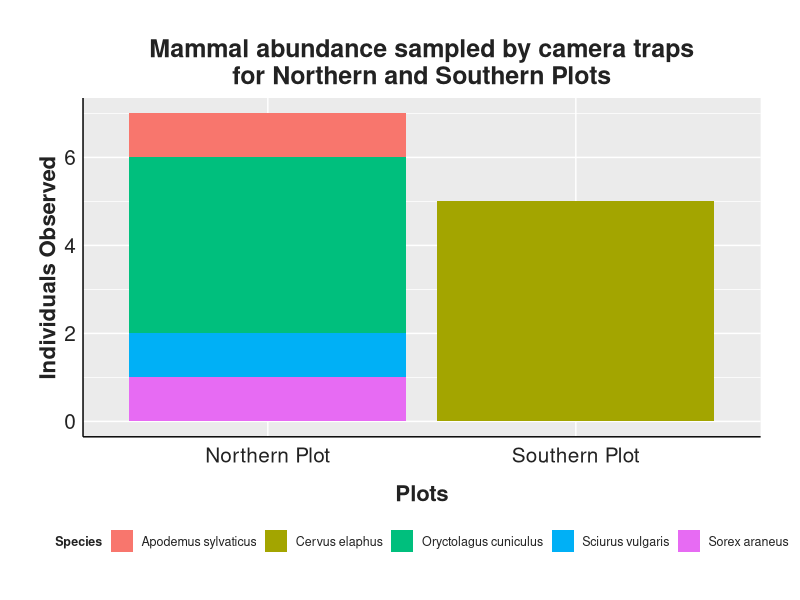
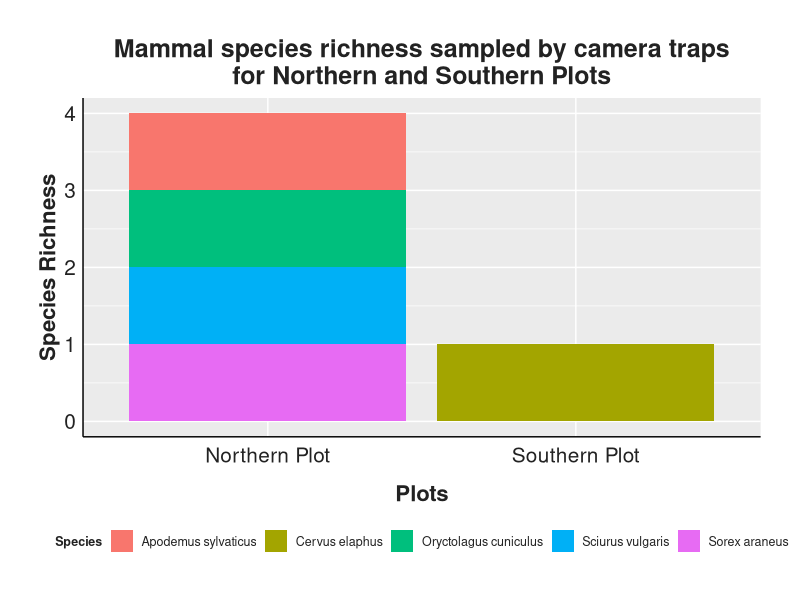
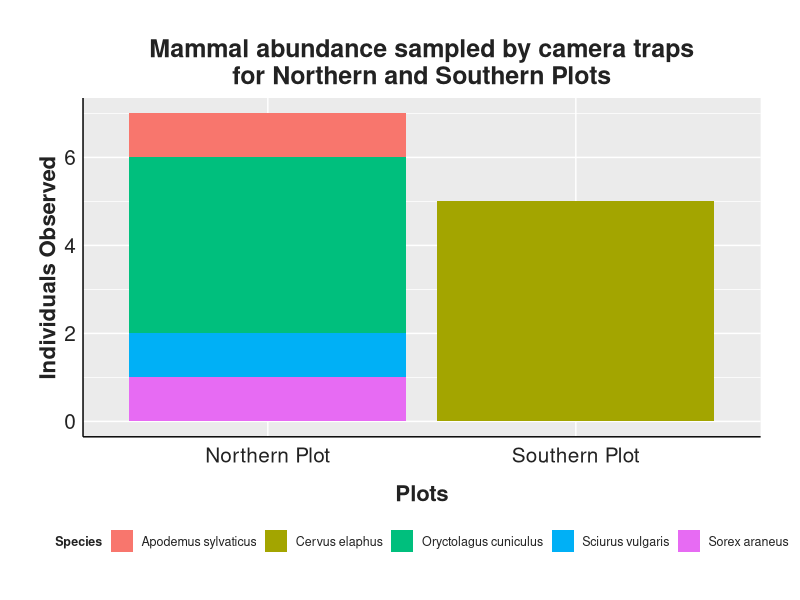
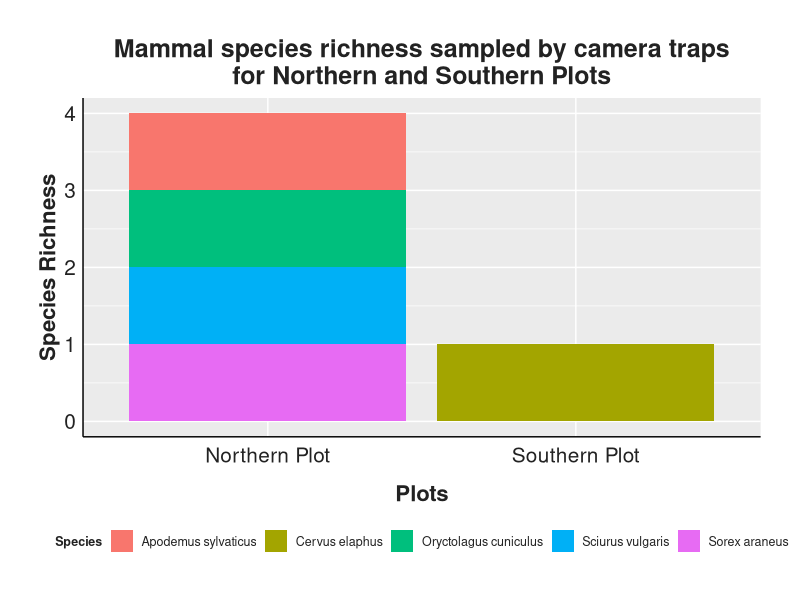

These charts were generated, in order, by the following R code:
#Libraries----
library(ggplot2)
library(tidyverse)
library(stringr)

#Style----
style <- function(){ #setting the style for my plots
  font <- "Helvetica"
  theme(plot.title = element_text(family = font, size = 18, face = "bold", color = "#222222", hjust = 0.5), 
        plot.subtitle = element_text(family = font, size = 18, margin = margin(9, 0, 9, 0)), 
        plot.caption = element_blank(),
        plot.margin = unit(c(1,1,1,1), units = , "cm"),
        legend.text.align = 0, 
        legend.position = "bottom",
        legend.title = element_text(family = font, size = 9, face = "bold", color = "#222222",  hjust = 0.5), 
        legend.key = element_blank(), 
        legend.text = element_text(family = font, size = 9, color = "#222222"),
        axis.text = element_text(family = font, size = 15, color = "#222222"), 
        axis.text.x = element_text(margin = margin(5, b = 10)), 
        axis.title = element_text(family = font, size = 16, face = "bold", color = "#222222"), 
        axis.ticks = element_blank(), 
        axis.line = element_line(colour = "black"),
        strip.text = element_text(size = 15, hjust = 0))
}

#Importing raw data----
camera_trap<-read.csv("occurrence_dat/camera_trap_occurrence.csv")#loading the camera trap data
#Mammals----
mammals<-camera_trap %>% 
  filter(class=="Mammalia") %>% 
  select(eventID,individualCount,scientificName,genus,species) %>% #keeping the needed columns only
  mutate(Plot = case_when( #creating a new column called plot
    grepl("^n", eventID, ignore.case = TRUE) ~ "Northern Plot", #classifying eventID with "n" as Northern Plot
    grepl("^s", eventID, ignore.case = TRUE) ~ "Southern Plot", #classifying eventID with "s" as Southern Plot
    TRUE ~ "Unknown"
  )) 

(Mabun <- ggplot(mammals, aes(fill=scientificName, y=individualCount,x=Plot))+ #plotting the mammal abundance
    geom_bar(stat = "identity",position = "stack",orientation = "x")+ 
    labs(x = "Plots", y = "Individuals Observed", 
         fill = "Species",
         title = "Mammal abundance sampled by camera traps\nfor Northern and Southern Plots")+
    style())

ggsave(filename = "figures/Camera_Trap/Mammal_abun.png", plot = Mabun,width = 10, height = 6) #exporting the graph as png


mammals_rich<-mammals %>% 
  distinct(scientificName,Plot) %>% 
  mutate(richness=1)

(Mrich <- ggplot(mammals_rich, aes(fill=scientificName, y=richness,x=Plot))+ #plotting the mammal richness
    geom_bar(stat = "identity",position = "stack",orientation = "x")+ 
    labs(x = "Plots", y = "Species Richness", 
         fill = "Species",
         title = "Mammal species richness sampled by camera traps\nfor Northern and Southern Plots")+
    style())

ggsave(filename = "figures/Camera_Trap/Mammal_rich.png", plot = Mrich,width = 10, height = 6) #exporting the graph as png
